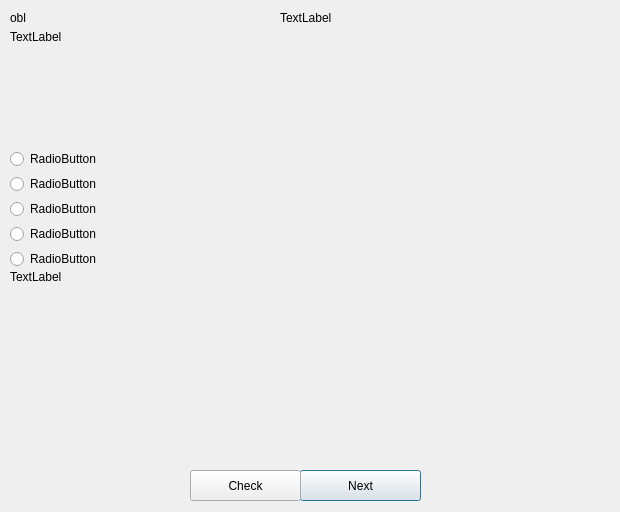
<?xml version="1.0" encoding="UTF-8"?>
<ui version="4.0">
 <class>Dialog</class>
 <widget class="QDialog" name="Dialog">
  <property name="geometry">
   <rect>
    <x>0</x>
    <y>0</y>
    <width>620</width>
    <height>512</height>
   </rect>
  </property>
  <property name="windowTitle">
   <string>Dialog</string>
  </property>
  <widget class="QPushButton" name="pushButton">
   <property name="geometry">
    <rect>
     <x>300</x>
     <y>470</y>
     <width>121</width>
     <height>31</height>
    </rect>
   </property>
   <property name="text">
    <string>Next</string>
   </property>
  </widget>
  <widget class="QLabel" name="label_Obl">
   <property name="geometry">
    <rect>
     <x>10</x>
     <y>10</y>
     <width>261</width>
     <height>16</height>
    </rect>
   </property>
   <property name="text">
    <string>obl</string>
   </property>
  </widget>
  <widget class="QLabel" name="label_Question">
   <property name="geometry">
    <rect>
     <x>10</x>
     <y>30</y>
     <width>601</width>
     <height>121</height>
    </rect>
   </property>
   <property name="text">
    <string>TextLabel</string>
   </property>
   <property name="alignment">
    <set>Qt::AlignLeading|Qt::AlignLeft|Qt::AlignTop</set>
   </property>
   <property name="wordWrap">
    <bool>true</bool>
   </property>
  </widget>
  <widget class="QRadioButton" name="radioButton_1">
   <property name="geometry">
    <rect>
     <x>10</x>
     <y>150</y>
     <width>501</width>
     <height>18</height>
    </rect>
   </property>
   <property name="text">
    <string>RadioButton</string>
   </property>
  </widget>
  <widget class="QRadioButton" name="radioButton_2">
   <property name="geometry">
    <rect>
     <x>10</x>
     <y>175</y>
     <width>501</width>
     <height>18</height>
    </rect>
   </property>
   <property name="text">
    <string>RadioButton</string>
   </property>
  </widget>
  <widget class="QRadioButton" name="radioButton_3">
   <property name="geometry">
    <rect>
     <x>10</x>
     <y>200</y>
     <width>501</width>
     <height>18</height>
    </rect>
   </property>
   <property name="text">
    <string>RadioButton</string>
   </property>
  </widget>
  <widget class="QRadioButton" name="radioButton_4">
   <property name="geometry">
    <rect>
     <x>10</x>
     <y>225</y>
     <width>501</width>
     <height>18</height>
    </rect>
   </property>
   <property name="text">
    <string>RadioButton</string>
   </property>
  </widget>
  <widget class="QLabel" name="label_QuestionNum">
   <property name="geometry">
    <rect>
     <x>280</x>
     <y>10</y>
     <width>251</width>
     <height>16</height>
    </rect>
   </property>
   <property name="text">
    <string>TextLabel</string>
   </property>
  </widget>
  <widget class="QLabel" name="label_CheckAnswer">
   <property name="enabled">
    <bool>true</bool>
   </property>
   <property name="geometry">
    <rect>
     <x>10</x>
     <y>270</y>
     <width>601</width>
     <height>191</height>
    </rect>
   </property>
   <property name="text">
    <string>TextLabel</string>
   </property>
   <property name="alignment">
    <set>Qt::AlignLeading|Qt::AlignLeft|Qt::AlignTop</set>
   </property>
   <property name="wordWrap">
    <bool>true</bool>
   </property>
  </widget>
  <widget class="QRadioButton" name="radioButton_5">
   <property name="geometry">
    <rect>
     <x>10</x>
     <y>250</y>
     <width>501</width>
     <height>18</height>
    </rect>
   </property>
   <property name="text">
    <string>RadioButton</string>
   </property>
  </widget>
  <widget class="QPushButton" name="pushButton_Check">
   <property name="geometry">
    <rect>
     <x>190</x>
     <y>470</y>
     <width>111</width>
     <height>31</height>
    </rect>
   </property>
   <property name="text">
    <string>Check</string>
   </property>
  </widget>
 </widget>
 <resources/>
 <connections/>
</ui>
